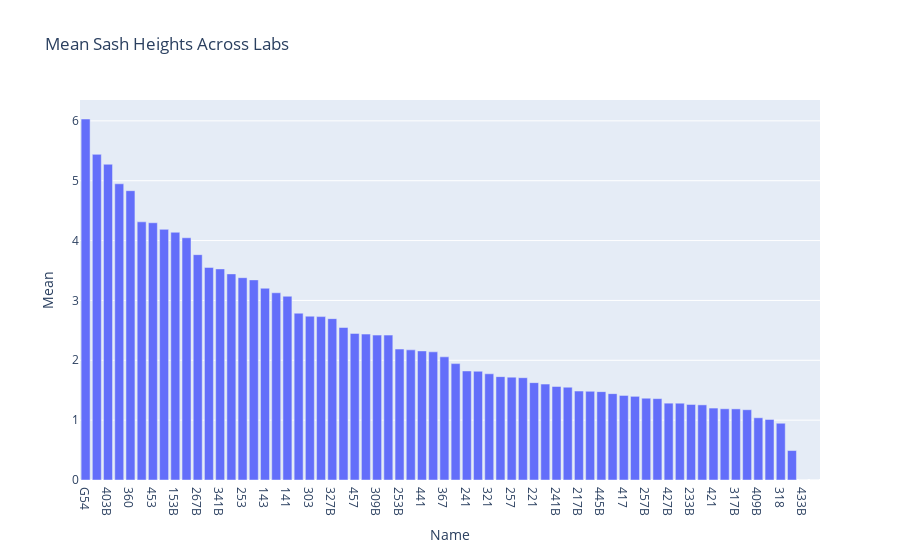

Source (notebook cell):
### Code cell
ndf_sorted_mean = ndf.sort_values(by="Mean", ascending=False)
fig = px.bar(ndf_sorted_mean, x = "Name", y = "Mean",title="Mean Sash Heights Across Labs")
#fig.write_image("C:\\Users\\Rob\\Desktop\\ESW\\Fume\\energy_across_labs.png",scale=4)
fig.show()

### Figure 1 — Plotly figure (JSON) as saved in the notebook; plotly's stock layout.template omitted (floating-point values rounded to 4 significant figures)
{"data": [{"alignmentgroup": "True", "hovertemplate": "Name=%{x}<br>Mean=%{y}<extra></extra>", "legendgroup": "", "marker": {"color": "#636efa", "pattern": {"shape": ""}}, "name": "", "offsetgroup": "", "orientation": "v", "showlegend": false, "textposition": "auto", "type": "bar", "x": ["G54", "327", "403B", "155", "360", "267", "453", "403", "153B", "147B", "267B", "360B", "341B", "341", "253", "453B", "143", "153", "141", "260", "303", "433", "327B", "457B", "457", "409", "309B", "309", "253B", "260B", "441", "321B", "367", "227", "241", "445", "321", "333B", "257", "303B", "221", "233", "241B", "227B", "217B", "367B", "445B", "317", "417", "421B", "257B", "418", "427B", "441B", "233B", "345", "421", "417B", "317B", "221B", "409B", "333", "318", "160", "433B", "345B"], "xaxis": "x", "y": [6.031, 5.44, 5.275, 4.949, 4.834, 4.313, 4.298, 4.187, 4.139, 4.047, 3.765, 3.552, 3.527, 3.444, 3.38, 3.343, 3.204, 3.128, 3.07, 2.787, 2.737, 2.73, 2.696, 2.548, 2.449, 2.438, 2.421, 2.421, 2.187, 2.174, 2.156, 2.141, 2.058, 1.944, 1.821, 1.817, 1.775, 1.727, 1.719, 1.709, 1.627, 1.602, 1.563, 1.551, 1.486, 1.482, 1.476, 1.443, 1.413, 1.398, 1.366, 1.36, 1.284, 1.283, 1.262, 1.255, 1.202, 1.19, 1.188, 1.174, 1.04, 1.011, 0.9481, 0.492, 0, 0], "yaxis": "y"}], "layout": {"barmode": "relative", "legend": {"tracegroupgap": 0}, "title": {"text": "Mean Sash Heights Across Labs"}, "xaxis": {"anchor": "y", "domain": [0, 1], "title": {"text": "Name"}}, "yaxis": {"anchor": "x", "domain": [0, 1], "title": {"text": "Mean"}}}}
